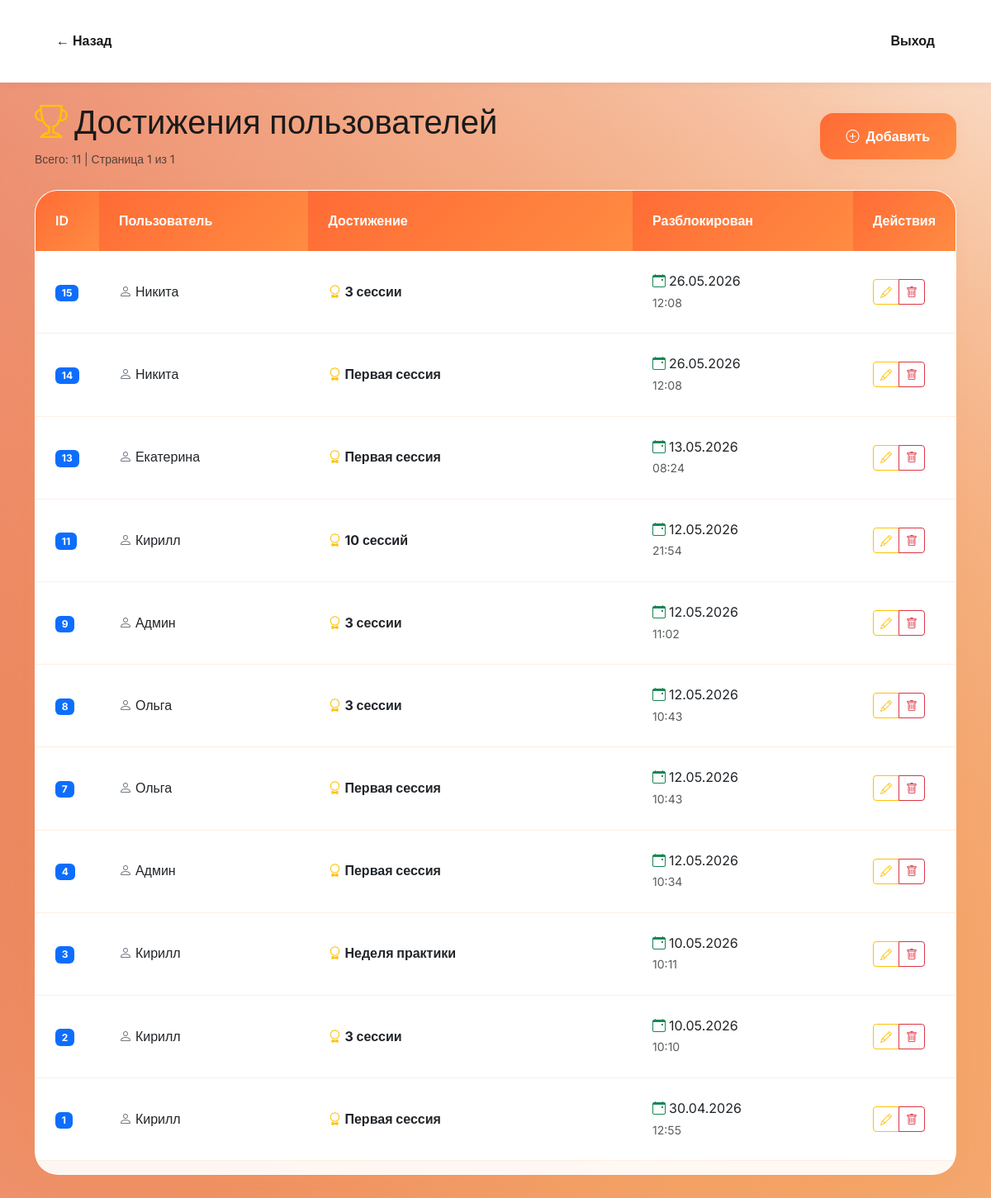
Screenshot of /admin/users_achievements.php (signed in) with the database file from the repository.
### tables this page shows
CREATE TABLE `user_achievements` (
  `id` int NOT NULL,
  `user_id` int NOT NULL,
  `achievement_id` int NOT NULL,
  `unlocked_at` timestamp NULL DEFAULT CURRENT_TIMESTAMP
);

CREATE TABLE `users` (
  `id` int NOT NULL,
  `name` varchar(50) NOT NULL,
  `email` varchar(50) NOT NULL,
  `phone` varchar(50) NOT NULL,
  `city` varchar(50) NOT NULL,
  `password_hash` varchar(255) NOT NULL,
  `role` varchar(20) DEFAULT 'user',
  `status` enum('pending','active','blocked') DEFAULT 'pending',
  `avatar` varchar(100) NOT NULL DEFAULT 'avatar1.jpg',
  `created_at` timestamp NULL DEFAULT CURRENT_TIMESTAMP,
  `verified` tinyint(1) DEFAULT '0',
  `verify_token` varchar(64) DEFAULT NULL
);

CREATE TABLE `achievements` (
  `id` int NOT NULL,
  `code` varchar(50) NOT NULL,
  `title` varchar(100) NOT NULL,
  `description` varchar(255) NOT NULL,
  `icon` varchar(50) NOT NULL,
  `created_at` timestamp NULL DEFAULT CURRENT_TIMESTAMP
);

### admin/users_achievements.php (the view, shortened to what this page needs)
<?php
$conn = connect();
$page = (int)($_GET['page'] ?? 1);
$per_page = 15;
$offset = ($page - 1) * $per_page;
$total_stmt = mysqli_prepare($conn, "SELECT COUNT(*) as total FROM user_achievements");
mysqli_stmt_execute($total_stmt);
$total = mysqli_fetch_assoc(mysqli_stmt_get_result($total_stmt))['total'];
$total_pages = max(1, ceil($total / $per_page));
$stmt = mysqli_prepare($conn, "SELECT ua.*, u.name, a.title
    FROM user_achievements ua
    JOIN users u ON ua.user_id = u.id
    JOIN achievements a ON ua.achievement_id = a.id
    ORDER BY ua.id DESC LIMIT ? OFFSET ?");
mysqli_stmt_bind_param($stmt, "ii", $per_page, $offset);
mysqli_stmt_execute($stmt);
$result = mysqli_stmt_get_result($stmt);
$userAchievements = [];
while ($row = mysqli_fetch_assoc($result)) {
    $userAchievements[] = $row;
}
?>
<!DOCTYPE html>
<html lang="ru">
<head>
    <link href="https://cdn.jsdelivr.net/npm/bootstrap@5.3.0/dist/css/bootstrap.min.css" rel="stylesheet">
    <link href="https://cdn.jsdelivr.net/npm/bootstrap-icons@1.11.0/font/bootstrap-icons.css" rel="stylesheet">
    <link rel="stylesheet" href="../assets/css/admin.css">
</head>
<body class="bg-light">
    <nav class="navbar">
        <div class="container">
            <div class="navbar-back"><a href="index.php">← Назад</a></div>
            <div class="navbar-logout"><a href="../actions/logout.php">Выход</a></div>
        </div>
    </nav>
    <div class="container mt-4">
        <div class="d-flex justify-content-between align-items-center mb-4">
            <div>
                <h1><i class="bi bi-trophy text-warning me-2"></i>Достижения пользователей</h1>
                <small class="text-muted">Всего: <?= $total ?> | Страница <?= $page ?> из <?= $total_pages ?></small>
            </div>
            <button class="btn btn-add text-white" data-bs-toggle="modal" data-bs-target="#addAchievementModal">
                <i class="bi bi-plus-circle me-2"></i>Добавить
            </button>
        </div>
        <div class="table-container">
            <div class="table-responsive">
                <table class="table table-hover">
                    <thead class="table-dark">
                        <tr>
                            <th style="width:60px;">ID</th>
                            <th style="min-width:150px;">Пользователь</th>
                            <th style="min-width:250px;">Достижение</th>
                            <th style="min-width:140px;">Разблокирован</th>
                            <th style="width:120px;">Действия</th>
                        </tr>
                    </thead>
                    <tbody>
                        <?php if (empty($userAchievements)): ?>
                            <tr>
                                <td colspan="5" class="text-center py-5 text-muted">
                                    <i class="bi bi-trophy fs-1 mb-3 opacity-50"></i>
                                    Достижения не найдены
                                </td>
                            </tr>
                        <?php else: ?>
                            <?php foreach ($userAchievements as $ua): ?>
                                <tr class="align-middle">
                                    <td><strong class="badge bg-primary"><?= $ua['id'] ?></strong></td>
                                    <td><i class="bi bi-person me-1 text-secondary"></i><?= htmlspecialchars($ua['name']) ?></td>
                                    <td><strong><i class="bi bi-award me-1 text-warning"></i><?= htmlspecialchars($ua['title']) ?></strong></td>
                                    <td>
                                        <div>
                                            <i class="bi bi-calendar-event me-1 text-success"></i><?= date('d.m.Y', strtotime($ua['unlocked_at'])) ?><br>
                                            <small class="text-muted"><?= date('H:i', strtotime($ua['unlocked_at'])) ?></small>
                                        </div>
                                    </td>
                                    <td>
                                        <div class="btn-group" role="group">
                                            <button class="btn btn-outline-warning btn-sm" data-bs-toggle="modal" data-bs-target="#editAchievementModal<?= $ua['id'] ?>" title="Редактировать">
                                                <i class="bi bi-pencil"></i>
                                            </button>
                                            <a href="?delete=<?= $ua['id'] ?>" class="btn btn-outline-danger btn-sm" onclick="return confirm('Удалить достижение «<?= htmlspecialchars($ua['title']) ?>» (#<?= $ua['id'] ?>)?')" title="Удалить">
                                                <i class="bi bi-trash"></i>
                                            </a>
                                        </div>
                                    </td>
                                </tr>
                            <?php endforeach; ?>
                        <?php endif; ?>
                    </tbody>
                </table>
            </div>
        </div>
    </div>
</body>
</html>

### assets/css/admin.css (style rules this page uses)
:root { --orange-light: #FF8C42; --orange-dark: #FF6B35; --white: #FFFFFF; --text-dark: #1A1A1A; --text-light: #4b5563; --text-secondary: #6b7280; --glass-bg: rgba(255, 255, 255, 0.92); --glass-border: rgba(255, 255, 255, 0.7); --btn-shadow: 0 4px 16px rgba(244, 162, 97, 0.16); --gradient-bg: radial-gradient(at 81.4% 87.2%, hsla(26.5, 87%, 67%, 0.2) 0%, transparent 50%), radial-gradient(at 27.3% 73.8%, hsla(12, 76%, 61%, 0.2) 0%, transparent 50%); }
* { box-sizing: border-box; }
body { margin: 0; font-family: "Inter", sans-serif; background-image: radial-gradient(at 81.41585559577926% 87.24152011479555%, hsla(26.530612244897956, 86.98224852071009%, 66.86274509803923%, 1) 0%, hsla(26.530612244897956, 86.98224852071009%, 66.86274509803923%, 0) 100%), radial-gradient(at 27.325489547761283% 73.79934093135628%, hsla(12.000000000000002, 75.75757575757575%, 61.1764705882353%, 1) 0%, hsla(12.000000000000002, 75.75757575757575%, 61.1764705882353%, 0) 100%), radial-gradient(at 93.6572444855945% 1.4726311627847433%, hsla(0, 0%, 100%, 1) 0%, hsla(0, 0%, 100%, 0) 100%), radial-gradient(at 75.2353388571488% 48.14849472457675%, hsla(26.530612244897956, 86.98224852071009%, 66.86274509803923%, 1) 0%, hsla(26.530612244897956, 86.98224852071009%, 66.86274509803923%, 0) 100%), radial-gradient(at 10.995361390066938% 17.215393127398826%, hsla(12.000000000000002, 75.75757575757575%, 61.1764705882353%, 1) 0%, hsla(12.000000000000002, 75.75757575757575%, 61.1764705882353%, 0) 100%), radial-gradient(at 98.29202156447458% 53.08145861590824%, hsla(0, 0%, 100%, 1) 0%, hsla(0, 0%, 100%, 0) 100%), radial-gradient(at 35.757597791618714% 28.866688018981467%, hsla(26.530612244897956, 86.98224852071009%, 66.86274509803923%, 1) 0%, hsla(26.530612244897956, 86.98224852071009%, 66.86274509803923%, 0) 100%), radial-gradient(at 87.87554192602587% 28.350994031499443%, hsla(12.000000000000002, 75.75757575757575%, 61.1764705882353%, 1) 0%, hsla(12.000000000000002, 75.75757575757575%, 61.1764705882353%, 0) 100%), radial-gradient(at 69.21266343967773% 90.97332350371691%, hsla(0, 0%, 100%, 1) 0%, hsla(0, 0%, 100%, 0) 100%), radial-gradient(at 94.63200547956538% 88.4201213723785%, hsla(26.530612244897956, 86.98224852071009%, 66.86274509803923%, 1) 0%, hsla(26.530612244897956, 86.98224852071009%, 66.86274509803923%, 0) 100%); color: var(--text-dark); line-height: 1.6; position: relative; }
.table-responsive { max-height: 70vh; overflow-y: auto; }
.table th { position: sticky; top: 0; z-index: 10; background: linear-gradient(135deg, var(--orange-dark), var(--orange-light)) !important; color: white !important; }
.navbar { display: flex; justify-content: center; background: var(--white); padding: 1rem 2rem; box-shadow: 0 2px 10px rgba(0, 0, 0, 0.05); font-family: "Inter", sans-serif; min-height: 100px; }
nav .container { max-width: 1200px; }
.navbar-logout a { padding: 1rem 1.5rem; border-radius: 12px; transition: all 0.25s ease; font-weight: 600; font-size: 1rem; color: var(--text-dark); text-decoration: none; }
.navbar-back a { padding: 1rem 1.5rem; border-radius: 12px; transition: all 0.25s ease; font-weight: 600; font-size: 1rem; color: var(--text-dark); text-decoration: none; }
.table-container { background: var(--glass-bg) !important; backdrop-filter: blur(24px) !important; border: 1px solid var(--glass-border) !important; border-radius: 28px !important; box-shadow: var(--btn-shadow) !important; overflow: hidden !important; margin-bottom: 2rem !important; }
.table thead th { background: linear-gradient(135deg, var(--orange-dark), var(--orange-light)) !important; color: white !important; font-weight: 600 !important; padding: 1.5rem 1.5rem !important; border: none !important; }
.table td { padding: 1.5rem !important; border-bottom: 1px solid rgba(255, 140, 66, 0.15) !important; }

### admin/users_achievements.php (style rules this page uses)
.table-responsive { max-height: calc(100vh - 220px); overflow: auto; }
.table th { position: sticky; top: 0; z-index: 10; background: linear-gradient(135deg, var(--orange-dark), var(--orange-light)) !important; color: white !important; font-weight: 600; }
.btn-add { background: linear-gradient(135deg, var(--orange-dark), var(--orange-light)); border: none; font-weight: 600; padding: 1rem 2rem; border-radius: 16px; box-shadow: var(--btn-shadow); }

### rows the page displays
user_achievements: id "15", user.name "Никита", achievement.title "3 сессии", unlocked_at "26.05.2026", unlocked_at "12:08"
user_achievements: id "14", user.name "Никита", achievement.title "Первая сессия", unlocked_at "26.05.2026", unlocked_at "12:08"
user_achievements: id "13", user.name "Екатерина", achievement.title "Первая сессия", unlocked_at "13.05.2026", unlocked_at "08:24"
user_achievements: id "11", user.name "Кирилл", achievement.title "10 сессий", unlocked_at "12.05.2026", unlocked_at "21:54"
user_achievements: id "9", user.name "Админ", achievement.title "3 сессии", unlocked_at "12.05.2026", unlocked_at "11:02"
user_achievements: id "8", user.name "Ольга", achievement.title "3 сессии", unlocked_at "12.05.2026", unlocked_at "10:43"
user_achievements: id "7", user.name "Ольга", achievement.title "Первая сессия", unlocked_at "12.05.2026", unlocked_at "10:43"
user_achievements: id "4", user.name "Админ", achievement.title "Первая сессия", unlocked_at "12.05.2026", unlocked_at "10:34"
user_achievements: id "3", user.name "Кирилл", achievement.title "Неделя практики", unlocked_at "10.05.2026", unlocked_at "10:11"
user_achievements: id "2", user.name "Кирилл", achievement.title "3 сессии", unlocked_at "10.05.2026", unlocked_at "10:10"
user_achievements: id "1", user.name "Кирилл", achievement.title "Первая сессия", unlocked_at "30.04.2026", unlocked_at "12:55"

### other values shown
$total "11"
$page "1"
$total_pages "1"
